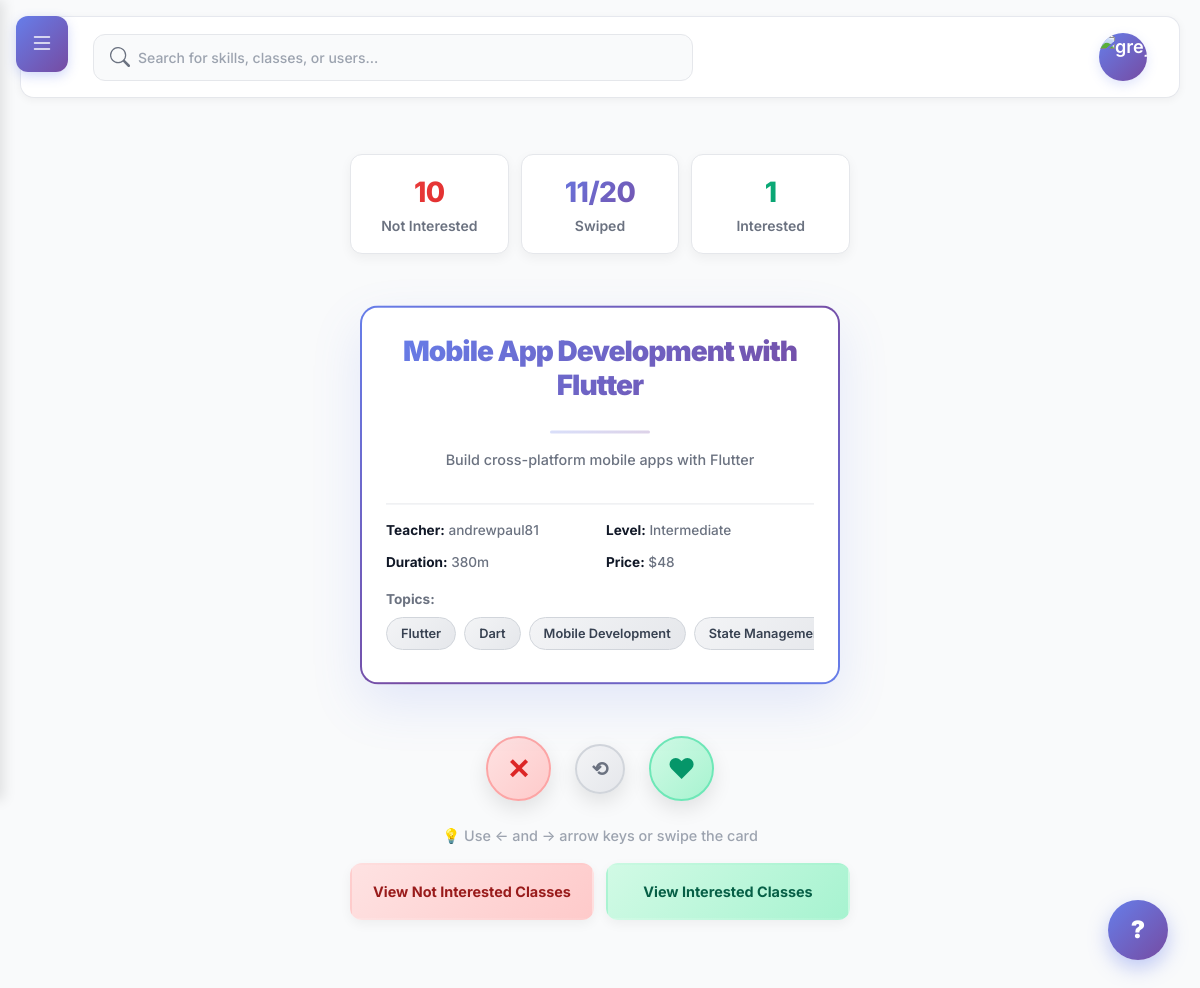
/swipe/ (signed in), run on the app's committed database.
### skills/models.py (models this page shows, shortened)
class TeachingClass(models.Model):
    BEGINNER = 'beginner'
    INTERMEDIATE = 'intermediate'
    ADVANCED = 'advanced'
    DIFFICULTY_CHOICES = [
        (BEGINNER, 'Beginner'),
        (INTERMEDIATE, 'Intermediate'),
        (ADVANCED, 'Advanced'),
    ]
    title = models.CharField(max_length=200)
    slug = models.SlugField(max_length=220, unique=True)
    short_description = models.CharField(max_length=300, blank=True)
    full_description = models.TextField(blank=True)
    difficulty = models.CharField(max_length=20, choices=DIFFICULTY_CHOICES, default=BEGINNER)
    duration_minutes = models.PositiveIntegerField(default=0)
    price_cents = models.PositiveIntegerField(default=0, help_text='Price in cents (e.g., 1999 = $19.99)')
    is_tradeable = models.BooleanField(default=False)
    trade_notes = models.CharField(max_length=200, blank=True)
    intro_video = models.FileField(upload_to='class_intros/', blank=True, null=True)
    thumbnail = models.ImageField(upload_to='class_thumbs/', blank=True, null=True)
    is_published = models.BooleanField(default=False)
    avg_rating = models.DecimalField(max_digits=3, decimal_places=2, default=0)
    reviews_count = models.PositiveIntegerField(default=0)
    created_at = models.DateTimeField(auto_now_add=True)
    updated_at = models.DateTimeField(auto_now=True)
    teacher = models.ForeignKey(settings.AUTH_USER_MODEL, on_delete=models.CASCADE, related_name='teaching_classes')
    class Meta:
        ordering = ['-created_at']

class ClassTopic(models.Model):
    name = models.CharField(max_length=80)
    teaching_class = models.ForeignKey(TeachingClass, on_delete=models.CASCADE, related_name='topics')

### core/views.py (the view)
# urls.py: path('swipe/', views.swipe, name='swipe'),
@login_required
def swipe(request):
    swiped_class_ids = SwipeAction.objects.filter(
        user=request.user
    ).values_list('teaching_class_id', flat=True)
    available_classes = TeachingClass.objects.filter(
        is_published=True
    ).exclude(
        id__in=swiped_class_ids
    ).select_related('teacher').prefetch_related('topics').order_by('?')
    card_class = available_classes.first()
    whitelist_count = SwipeAction.objects.filter(
        user=request.user,
        action=SwipeAction.SWIPE_RIGHT
    ).count()
    blacklist_count = SwipeAction.objects.filter(
        user=request.user,
        action=SwipeAction.SWIPE_LEFT
    ).count()
    context = {
        'card_class': card_class,
        'whitelist_count': whitelist_count,
        'blacklist_count': blacklist_count,
        'total_classes': TeachingClass.objects.filter(is_published=True).count(),
        'swiped_count': len(swiped_class_ids),
        'has_swiped': len(swiped_class_ids) > 0,  # Show stats only if user has swiped
    }
    return render(request, 'core/swipe.html', context)

### skills/templatetags/skills_tags.py (called while the page is built)
@register.simple_tag(takes_context=True)
def pending_trade_offers_count(context):
    request = context.get('request')
    if not request or not request.user.is_authenticated:
        return 0
    return ClassTradeOffer.objects.filter(
        receiver=request.user,
        status=ClassTradeOffer.PENDING
    ).count()

### users/templatetags/user_tags.py (called while the page is built)
def get_avatar_color(user):
    hash_value = int(hashlib.md5(user.username.encode()).hexdigest(), 16)
    color_index = hash_value % len(AVATAR_COLORS)
    return AVATAR_COLORS[color_index]

@register.inclusion_tag('users/user_avatar.html', takes_context=False)
def user_avatar(user, size='medium', css_class=''):
    has_avatar = user.profile.avatar if hasattr(user, 'profile') else False
    first_name = user.first_name or ''
    last_name = user.last_name or ''
    if first_name and last_name:
        initials = f"{first_name[0]}{last_name[0]}".upper()
    elif first_name:
        initials = first_name[0].upper()
    elif last_name:
        initials = last_name[0].upper()
    else:
        initials = user.username[0].upper() if user.username else '?'
    avatar_color = get_avatar_color(user)
    return {
        'user': user,
        'has_avatar': has_avatar,
        'avatar_url': user.profile.avatar.url if has_avatar else None,
        'initials': initials,
        'avatar_color': avatar_color,
        'size': size,
        'css_class': css_class,
    }

### core/templates/core/swipe.html (shortened to what this page needs)
{% extends 'base.html' %}
{% block content %}
<div class="swipe-container">
    <div
  id="swipe-stats"
  class="swipe-stats{% if not has_swiped %} hidden{% endif %}"
  role="region"
  aria-label="Swipe statistics"
>
  <a href="{% url 'core:blacklist' %}" class="stat-card blacklist" aria-label="Not Interested">
    <span class="stat-number" id="blacklist-count" aria-live="polite">{{ blacklist_count|default:0 }}</span>
    <span class="stat-label">Not Interested</span>
  </a>
  <div class="stat-card" aria-hidden="false">
    <span class="stat-number" aria-live="polite">
      <span id="swiped-count">{{ swiped_count|default:0 }}</span>/<span id="total-classes">{{ total_classes|default:0 }}</span>
    </span>
    <span class="stat-label">Swiped</span>
  </div>
  <a href="{% url 'core:whitelist' %}" class="stat-card whitelist" aria-label="Interested">
    <span class="stat-number" id="whitelist-count" aria-live="polite">{{ whitelist_count|default:0 }}</span>
    <span class="stat-label">Interested</span>
  </a>
</div>
    <div class="card-container">
        {% if card_class %}
        <div class="skill-card" id="class-card" data-class-id="{{ card_class.id }}">
            <h2>{{ card_class.title }}</h2>
            <hr class="card-divider"/>
            <p style="margin-bottom: 1rem;">{{ card_class.short_description|default:card_class.full_description|default:"Discover this class and learn something new!" }}</p>
            <div class="class-details">
                <div class="details-grid">
                    <p class="detail-item">
                        <strong>Teacher:</strong> {{ card_class.teacher.username }}
                    </p>
                    <p class="detail-item">
                        <strong>Level:</strong> {{ card_class.get_difficulty_display }}
                    </p>
                    <p class="detail-item">
                        <strong>Duration:</strong> {{ card_class.duration_minutes }}m
                    </p>
                    {% if card_class.price_cents > 0 %}
                    <p class="detail-item">
                        <strong>Price:</strong> ${% widthratio card_class.price_cents 100 1 %}
                    </p>
                    {% else %}
                    <p class="price-free">
                        <strong>Price:</strong> Free
                    </p>
                    {% endif %}
                </div>
                {% if card_class.topics.all %}
                <div class="topics-container">
                    <p class="topics-label">Topics:</p>
                    <div class="topics-list">
                        {% for topic in card_class.topics.all|slice:":5" %}
                        <span class="topic-tag">
                            {{ topic.name }}
                        </span>
                        {% endfor %}
                    </div>
                </div>
                {% endif %}
            </div>
        </div>
        {% else %}
        <div class="no-more-skills">
            <h3>🎉 You've seen all classes!</h3>
            <p>Check out your whitelist and blacklist below.</p>
        </div>
        {% endif %}
    </div>
    {% if card_class %}
    <div class="swipe-buttons">
        <button class="swipe-btn dislike" onclick="swipe('left')" aria-label="Not interested">
            ✕
        </button>
        <button class="swipe-btn undo" onclick="location.reload()" title="Refresh" aria-label="Refresh">
            ⟲
        </button>
        <button class="swipe-btn like" onclick="swipe('right')" aria-label="Interested">
            ❤
        </button>
    </div>
    <div class="keyboard-hint">
        💡 Use ← and → arrow keys or swipe the card
    </div>
    {% endif %}
    <div class="view-lists">
        <a href="{% url 'core:blacklist' %}" class="blacklist-link">
            View Not Interested Classes
        </a>
        <a href="{% url 'core:whitelist' %}" class="whitelist-link">
            View Interested Classes
        </a>
    </div>
</div>
<button class="help-button" onclick="toggleHelp()" aria-label="Help">
    ?
</button>
{% endblock %}

### static/css/main.css (style rules this page uses)
:root { --bg:#f6f7f9;--card:#f0f1f3;--sidebar:#233455;--sidebarText:#e6ecf5;--text:#121417;--muted:#8b93a1;--brand:#4a67ff }
* { box-sizing:border-box }
html,body { margin:0;padding:0;font-family:Inter,system-ui,-apple-system,Segoe UI,Roboto,Arial,sans-serif;color:var(--text);background:var(--bg) }

### templates/base.html (style rules this page uses)
:root { --sidebar-width: 280px; --collision-breakpoint: 1200px; --brand: #667eea; --brand-hover: #5a77ff; --brand-gradient: linear-gradient(135deg, #667eea 0%, #764ba2 100%); --text: #111827; --text-light: #6b7280; --card: #ffffff; --background: #f9fafb; --border: #e5e7eb; --sidebar-bg: #1f2937; --sidebar-hover: #374151; }
* { font-family: 'Inter', -apple-system, BlinkMacSystemFont, sans-serif; -webkit-font-smoothing: antialiased; -moz-osx-font-smoothing: grayscale; }
body { background: var(--background); }

### data on the page
TeachingClass: title "Mobile App Development with Flutter", short_description "Build cross-platform mobile apps with Flutter", teacher.username "andrewpaul81", difficulty "Intermediate", duration_minutes "380", price_cents "48"
ClassTopic: name "Flutter"
ClassTopic: name "Dart"
ClassTopic: name "Mobile Development"
ClassTopic: name "State…"

### other printed values
{{ blacklist_count|default:0 }} "10"
{{ swiped_count|default:0 }} "11"
{{ total_classes|default:0 }} "20"
{{ whitelist_count|default:0 }} "1"
